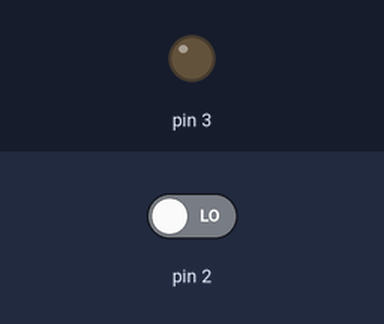
Bench run of a sketch on a simulated Arduino Uno, built with avr-gcc and run on an emulated ATmega328P. Shown: output pins drawn as LEDs (lit = HIGH). The test bench sets the inputs (shaded band); at power-on: pin 2 LOW. What the sketch prints to the serial monitor is not drawn.

Above: at 1.2 s.
1.3 s: pin 2 driven HIGH
At 1.7 s:
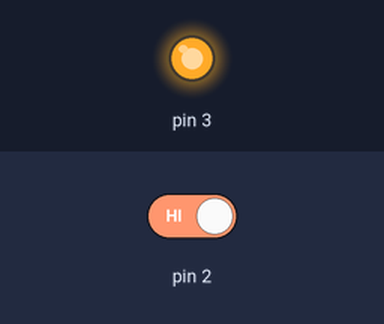
2.8 s: pin 2 driven LOW
At 4.1 s:
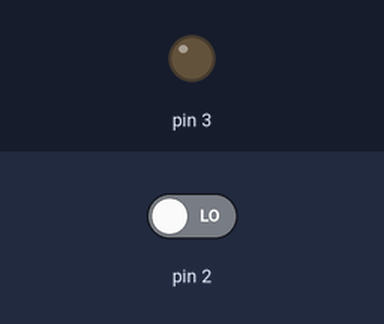
Timing chart, 0 to 5.8 s (numbered marks = the images above; inputs shaded):
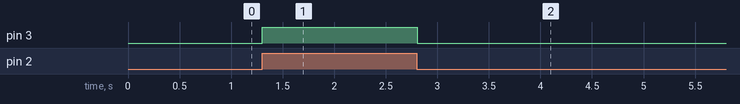

The sketch:

3.PIR_Sensor.ino
```cpp
int val = 0; // 정수형 val을 0으로 시작함.

void setup() {
  // put your setup code here, to run once:
  pinMode(2, INPUT); // 디지털 2번핀을 입력모드로 설정한다. -> 2번핀과 연결된 단자가 PIR의 신호 출력단자와 연결되었기 때문이다.
  pinMode(3, OUTPUT); // 디지털 3번핀을 출력모드로 설정한다.
  Serial.begin(9600); // 시리얼 통신을 시작하며, 통신속도는 9600
}

void loop() {
  // put your main code here, to run repeatedly:
  val = digitalRead(2); // 정수형 val값에 디지털 2번핀의 입력신호 값을 대입시킨다.
  if(val == HIGH) { // 입력신호 값이 '1' 이라면,
    digitalWrite(3, HIGH); // 디지털 3번핀에 출력 값 '1'을 준다.
  }
  else { // '0' 이라면,
    digitalWrite(3, LOW); // 출력 값 '0'을 준다.
  }
  Serial.println(val); // 시리얼 모니터에 val값을 실시간으로 출력한다.
}
```

Measured:
- after the input at 1.3 s, pin 3: LOW → HIGH at once
- after the input at 2.8 s, pin 3: HIGH → LOW at once
